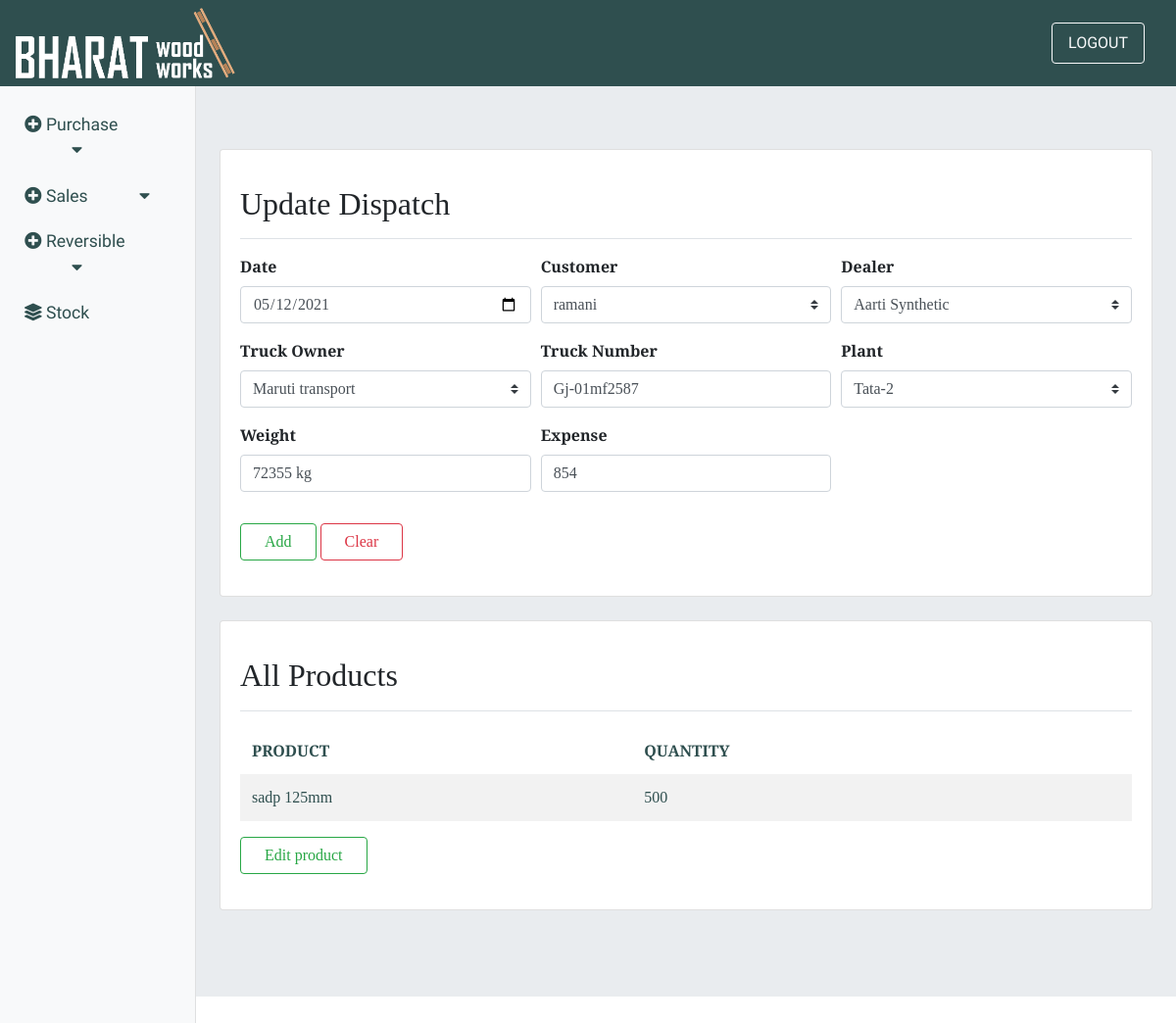
/Dis_update/18, run on the app's committed database.
### dispatch/models.py (models this page shows, shortened)
class Dispatch(models.Model):
    date = models.DateField(null=True)
    plant = models.ForeignKey(Plant, on_delete=models.CASCADE)
    truck_owner = models.ForeignKey(Transportation,on_delete=models.DO_NOTHING,null=True)
    truck_no = models.CharField(max_length=50, blank=True, null=True)
    weight   = models.CharField(max_length=30,null=True)
    expense = models.IntegerField(null=True)
    customer = models.ForeignKey(Customer, on_delete=models.CASCADE)
    dealer = models.ForeignKey(Dealer,on_delete=models.CASCADE,null=True)

class DispatchDetail(models.Model):
    dispatch = models.ForeignKey(Dispatch,on_delete=models.CASCADE)
    product = models.ForeignKey(Product,on_delete=models.CASCADE)
    qty = models.IntegerField(null=True)

### purchase/models.py (models this page shows)
class Product(models.Model):
    product_name = models.CharField(max_length=40)
    size     = models.CharField(max_length=30)
    unit     = models.CharField(max_length=30,null=True)
    holes    = models.CharField(max_length=20,default=" ")
    hole_size= models.CharField(max_length=20,default=" ")
    is_active = models.BooleanField(default=True)
    def __str__(self):
        return self.product_name+' '+ self.size + self.unit+' '+self.holes

### dispatch/views.py (the view, shortened to what this page needs)
# urls.py: path('Dis_update/<id>',views.update_dispatch,name='update_dispatch'),
def update_dispatch(request, id):
    dObj = Dispatch.objects.get(id=id)
    sales_form = Dispatch_Form(instance=dObj)
    cust = Customer.objects.all()
    dis = Dispatch.objects.all()
    dhp = DispatchDetail.objects.filter(dispatch=dObj)
    context = {'salesform': sales_form, 'cust': cust,
               'sales_data': dis, 'shp': dhp, 'dObj': dObj}
    return render(request, "dispatch/update_dispatch.html", context)

### dispatch/forms.py
class Dispatch_Form(forms.ModelForm):
    date = forms.CharField(widget = forms.DateInput(attrs= {'class':'form-control','type':'date'}))
    customer = forms.ModelChoiceField(queryset=customer,widget=forms.Select(attrs={'class':'custom-select'}))
    dealer = forms.ModelChoiceField(queryset=dealer,widget=forms.Select(attrs={'class':'custom-select'}))
    plant = forms.ModelChoiceField(queryset=plants,widget=forms.Select(attrs=d))
    truck_owner = forms.ModelChoiceField(queryset=truck_owners,widget=forms.Select(attrs={'class':'custom-select'}))
    truck_no = forms.CharField(widget = forms.TextInput(attrs= {'class':'form-control','type':'text'}))
    weight = forms.CharField(widget = forms.TextInput(attrs= {'class':'form-control','type':'text'}))
    expense = forms.CharField(widget = forms.TextInput(attrs= {'class':'form-control','type':'text'}))
    class Meta():
        model = Dispatch
        fields = ('date','plant','truck_owner','truck_no','weight','expense','customer','dealer')

### dispatch/models.py (called while the page is built)
    def __str__(self):
        return self.plant_name

### inventory/models.py (called while the page is built)
    def __str__(self):
        return self.customer_name

    def __str__(self):
        return self.dealer_name

### purchase/models.py (called while the page is built)
    def __str__(self):
        return self.co_name

### dispatch/templates/dispatch/update_dispatch.html (shortened to what this page needs)
{% extends 'inventory/main.html' %}
{% load static %}
{% block content %}
<div class="card mb-4">
    <div class="card-body">
        <div
            class="d-flex justify-content-between flex-wrap flex-md-nowrap align-items-center pt-3 pb-2 mb-3 border-bottom">
            <h1 class="h2">Update Dispatch </h1>
        </div>
        <form method="POST" name='dispatch'>
            <div class="form-row">
                <div class="col-sm-4 mb-3">
                    <label class="font-weight-bold">Date</label>
                    {{ salesform.date }}
                </div>
                <div class="col-sm-4 mb-3">
                    <label class="font-weight-bold">Customer</label>
                    {{ salesform.customer }}
                </div>
                <div class="col-sm-4 mb-3">
                    <label class="font-weight-bold">Dealer</label>
                    {{ salesform.dealer }}
                </div>
            </div>
            <div class="form-row">
                <div class="col-sm-4 mb-3">
                    <label class="font-weight-bold">Truck Owner</label>
                    {{ salesform.truck_owner }}
                </div>
                <div class="col-sm-4 mb-3">
                    <label class="font-weight-bold">Truck Number</label>
                    {{ salesform.truck_no }}
                </div>
                <div class="col-sm-4 mb-3">
                    <label class="font-weight-bold">Plant</label>
                        {{ salesform.plant  }}
                </div>
            </div>
            <div class="form-row">
                <div class="col-sm-4 mb-3">
                    <label class="font-weight-bold">Weight</label>
                    {{ salesform.weight }}
                </div>
                <div class="col-sm-4 mb-3">
                    <label class="font-weight-bold">Expense</label>
                    {{ salesform.expense }}
                </div>
            </div>
            <button class="btn btn-outline-success mb-3 px-4" type="submit" name="dispatch">Add</button>
            <button class="btn btn-outline-danger mb-3 px-4" type="reset">Clear</button>
        </form>
    </div>
</div>
<div class="card mb-4">
    <div class="card-body">
        <div
            class="d-flex justify-content-between flex-wrap flex-md-nowrap align-items-center pt-3 pb-2 mb-3 border-bottom">
            <h1 class="h2">All Products</h1>
        </div>
        <table class="table table-striped table-borderless">
            <thead>
                <tr>
                    <th>PRODUCT</th>
                    <th>QUANTITY</th>
                </tr>
            </thead>
            <tbody>
                {% if shp %}
        {% for item in shp %}
        <tr>
            <td>{{ item.product}}</td>
            <td>{{ item.qty }}</td>
            <td>
            </td>
        </tr>
        {% endfor %}
        {% else %}
        <tr>No Products Added yet</tr>
        {% endif %}
        </table>
        <a href="{% url 'update_dispatch_detail' dObj.id %}" class="btn btn-outline-success mb-3 px-4" >Edit product</a>
    </div>
</div>
{% endblock %}

### static/css/dashboard.css (style rules this page uses)
:root { --Sniglet-font: "Sniglet", cursive; --Rubik: "Rubik", cursive; --Patua: "Patua One", cursive; --Lobster: "lobster", cursive; --Merriweather: "Merriweather Sans", cursive; --light-black: #2e2c2caf; --bggradient: linear-gradient(to bottom, #ff5733, #ffffff); --light-gray: rgba(255, 255, 255, 0.877); }
tr, td { color: darkslategrey; }

### data on the page
Dispatch: date "05/12/2021", customer "ramani", dealer "Aarti Synthetic", truck_owner "Maruti transport", truck_no "Gj-01mf2587", plant "Tata-2", weight "72355 kg", expense "854"
DispatchDetail: product "sadp 125mm", qty "500"
